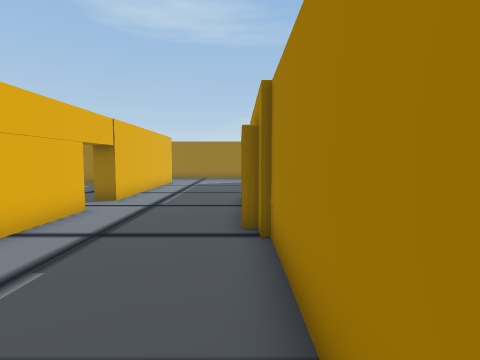
View 1 (above)

19 first-person views from a walk through a Unity game level. The camera is 1.5 m above the floor, tilts 4° down and sees 80° across. Doors are open. The floor is counted in squares, 1 m on a side. Each view is taken from the middle of a square. On the plan, view 1 faces up. The plan holds only what a view shows up to about 14 squares ahead; the rest is blank. The place goes on beyond the plan. Some animated figures are not drawn. Some surface patterns are stand-ins.

View 2
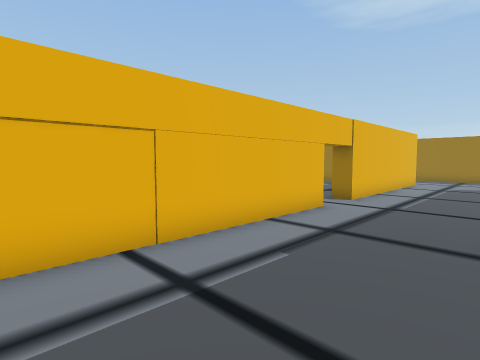

View 3
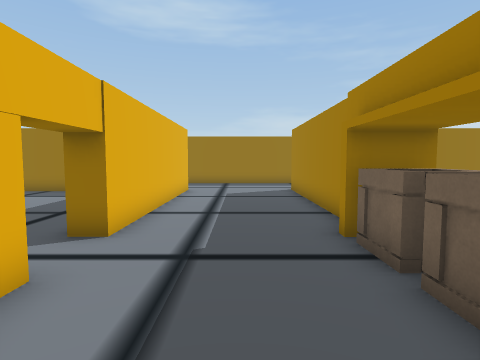

View 4
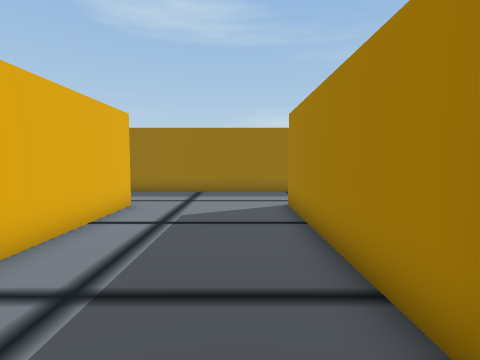

View 5
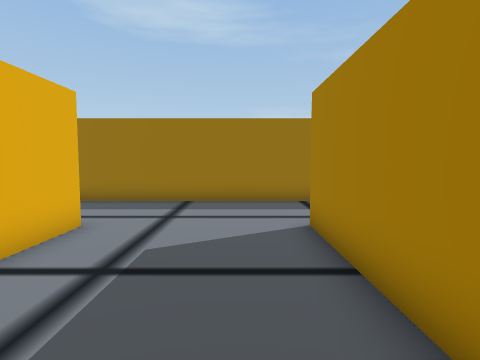

View 6
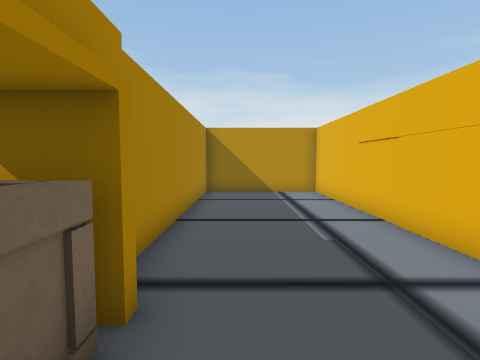

View 7
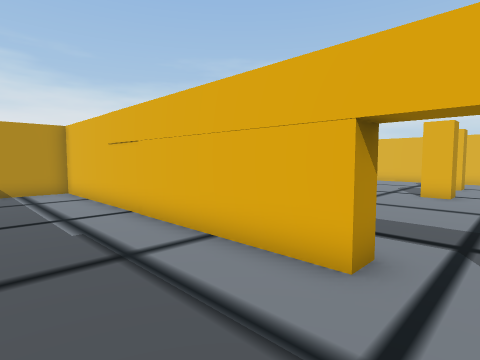

View 8
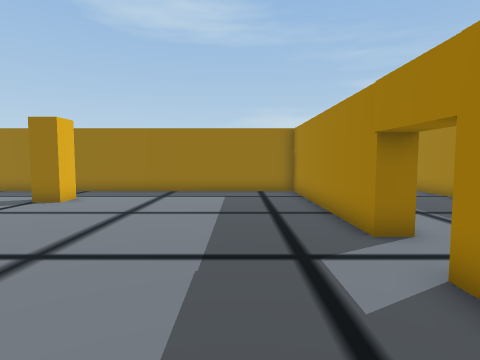

View 9
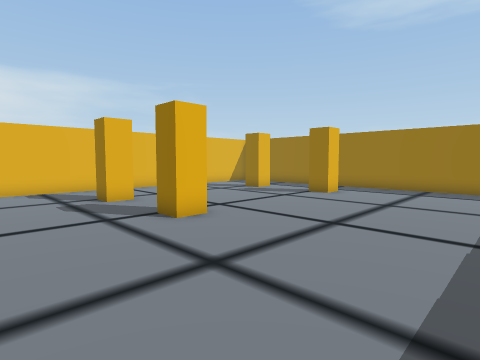

View 10
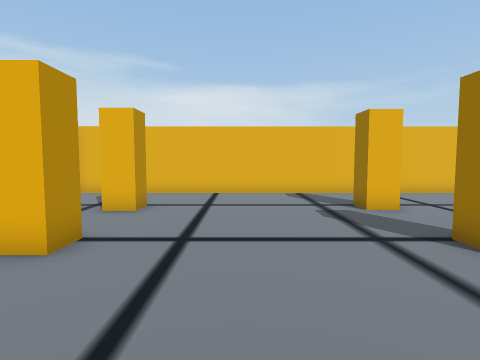

View 11
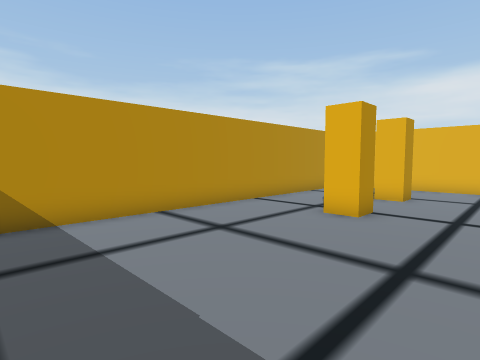

View 12
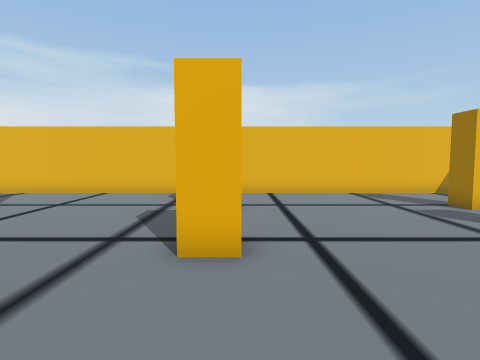

View 13
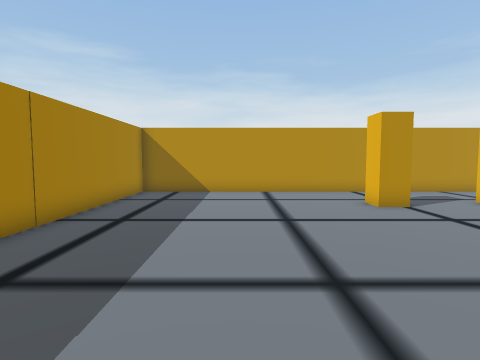

View 14
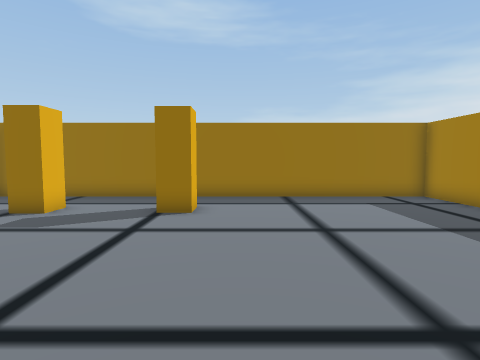

View 15
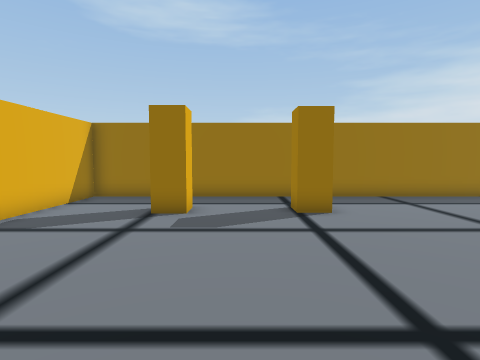

View 16
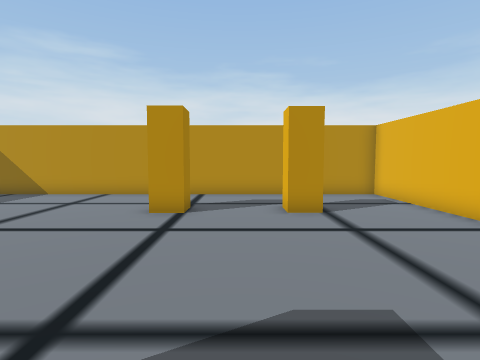

View 17
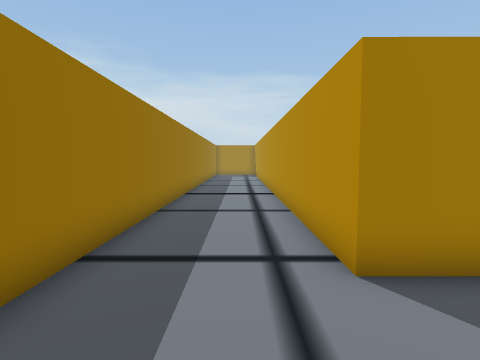

View 18
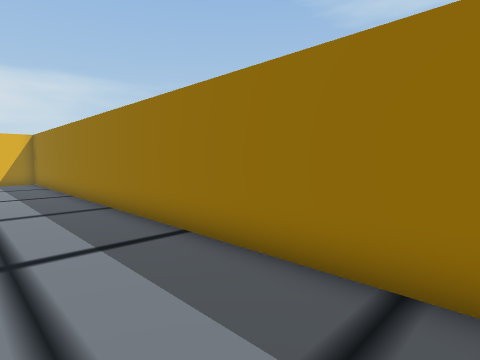

View 19
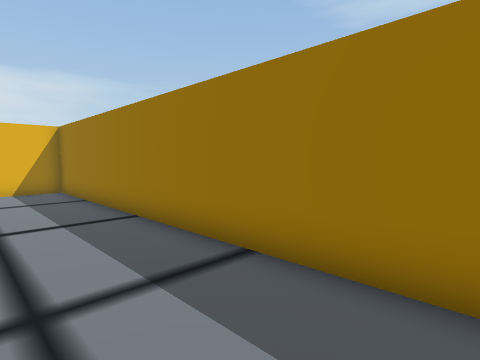

### Floor plan
Points are (right, up) in squares from view 1. A wall is a line through its corners. A room is listed if a view was taken in it or the views show most of it. See-through windows are left out.
Room 1 (views 1, 2, 3, 4, 5, 6, 7, 17, 18, 19)
walls: (-4.7, 19.4) (-4.6, 10.5); (0.6, 11.8) (0.6, 19.5) (8.5, 19.5); (-4.6, 8.5) (-4.6, -4.5) (0.6, -4.5) (0.6, 5.5); (0.4, 5.5) (0.4, 6.2) (0, 6.2); (8.5, 23.5) (-23, 23.5) (-23, 21.2)
ways out: open door at (-5, 9.5) to room 2
Room 2 (views 8, 9, 10, 11, 12, 13, 14, 15, 16)
walls: (-5.4, 7.9) (-5.4, 8.5); (-5.4, 10.5) (-5.5, 18.7) (-23, 18.7) (-22.9, -4.5) (-5.4, -4.5) (-5.4, 3.6)
ways out: open door at (-5, 9.5) to room 1
objects: other object (-19, -1) to (-19, 0); other object (-19, 7) to (-19, 8); other object (-19, 15) to (-19, 16); other object (-15, -1) to (-15, 0); other object (-15, 7) to (-15, 8); other object (-15, 15) to (-15, 16)

Positions as (right, up) in squares from view 1, and headings:
1: (0, 0), facing up
2: (0, 0), facing up-left
3: (-2, 5), facing up
4: (-1, 10), facing up
5: (-1, 13), facing up
6: (-1, 9), facing down
7: (-1, 10), facing down-left
8: (-8, 5), facing up
9: (-8, 3), facing up-left
10: (-10, 3), facing left
11: (-7, 3), facing down-left
12: (-10, 8), facing left
13: (-10, 9), facing down
14: (-13, 7), facing up
15: (-17, 7), facing up
16: (-17, 8), facing down
17: (-3, 21), facing right
18: (-2, 20), facing up-left
19: (-8, 20), facing up-left
